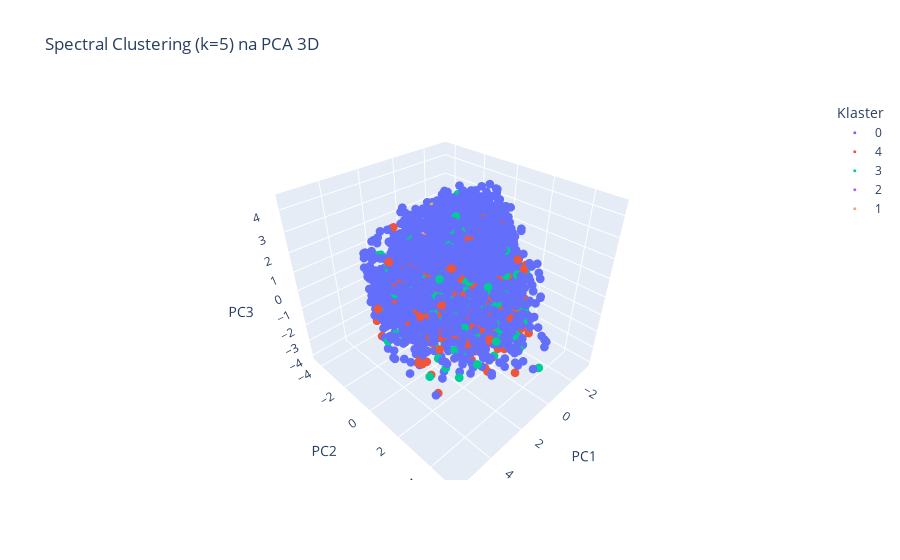

The notebook cell this image was saved under:
### Markdown cell above
### Spectral Clustering

### Code cell
from sklearn.cluster import SpectralClustering

spectral = SpectralClustering(n_clusters=5, affinity='rbf', random_state=42)
y_spectral = spectral.fit_predict(X_pca)

plot_clusters_3d(X_pca, y_spectral, 'Spectral Clustering (k=5) na PCA 3D')
featire_importance = plot_feature_importance(df_scaled, y_spectral)
append_results('Spectral Clustering (k=5)', X_pca, y_spectral)

### Figure 1 — Plotly figure (JSON) as saved in the notebook; plotly's stock layout.template omitted (floating-point values rounded to 4 significant figures; data arrays with more than 128 entries replaced by an {"elided": "..."} marker saying what was removed)
{"data": [{"hovertemplate": "Klaster=0<br>PC1=%{x}<br>PC2=%{y}<br>PC3=%{z}<extra></extra>", "legendgroup": "0", "marker": {"color": "#636efa", "size": 3, "symbol": "circle"}, "mode": "markers", "name": "0", "scene": "scene", "showlegend": true, "type": "scatter3d", "x": {"elided": "8630 float values"}, "y": {"elided": "8630 float values"}, "z": {"elided": "8630 float values"}}, {"hovertemplate": "Klaster=4<br>PC1=%{x}<br>PC2=%{y}<br>PC3=%{z}<extra></extra>", "legendgroup": "4", "marker": {"color": "#EF553B", "size": 3, "symbol": "circle"}, "mode": "markers", "name": "4", "scene": "scene", "showlegend": true, "type": "scatter3d", "x": {"elided": "746 float values"}, "y": {"elided": "746 float values"}, "z": {"elided": "746 float values"}}, {"hovertemplate": "Klaster=3<br>PC1=%{x}<br>PC2=%{y}<br>PC3=%{z}<extra></extra>", "legendgroup": "3", "marker": {"color": "#00cc96", "size": 3, "symbol": "circle"}, "mode": "markers", "name": "3", "scene": "scene", "showlegend": true, "type": "scatter3d", "x": {"elided": "748 float values"}, "y": {"elided": "748 float values"}, "z": {"elided": "748 float values"}}, {"hovertemplate": "Klaster=2<br>PC1=%{x}<br>PC2=%{y}<br>PC3=%{z}<extra></extra>", "legendgroup": "2", "marker": {"color": "#ab63fa", "size": 3, "symbol": "circle"}, "mode": "markers", "name": "2", "scene": "scene", "showlegend": true, "type": "scatter3d", "x": [-1.941], "y": [-1.385], "z": [2.879]}, {"hovertemplate": "Klaster=1<br>PC1=%{x}<br>PC2=%{y}<br>PC3=%{z}<extra></extra>", "legendgroup": "1", "marker": {"color": "#FFA15A", "size": 3, "symbol": "circle"}, "mode": "markers", "name": "1", "scene": "scene", "showlegend": true, "type": "scatter3d", "x": [-0.09555, 0.7772], "y": [-2.069, -1.728], "z": [3.055, 2.237]}], "layout": {"legend": {"title": {"text": "Klaster"}, "tracegroupgap": 0}, "scene": {"domain": {"x": [0, 1], "y": [0, 1]}, "xaxis": {"title": {"text": "PC1"}}, "yaxis": {"title": {"text": "PC2"}}, "zaxis": {"title": {"text": "PC3"}}}, "title": {"text": "Spectral Clustering (k=5) na PCA 3D"}}}
